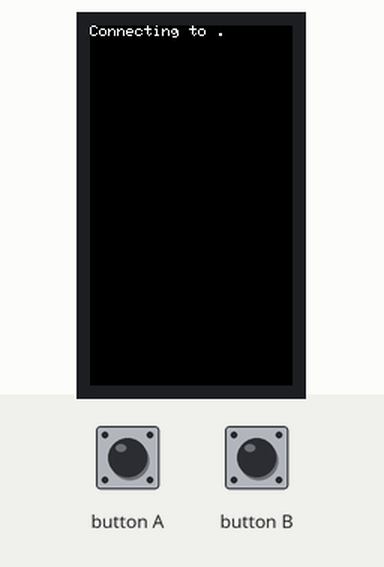
Recording of a program running on a simulated ESP32. Shown: 135×240 colour display. The inputs (shaded band) are chosen by the test bench. WiFi joins after 1.5 s; servers stay silent unless stated; uploads are accepted with an empty reply; the local clock reads 2024-03-15 10:24:30 at power-on unless the program sets it; web services answer with replies made up by the test bench.

Above: at 0.7 s.
At 3.0 s:
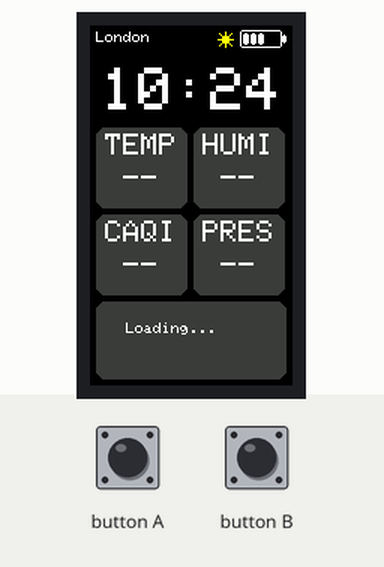
3.1 s: button A pressed for 0.35 s
4.9 s: button A pressed for 1 s
At 31.2 s:
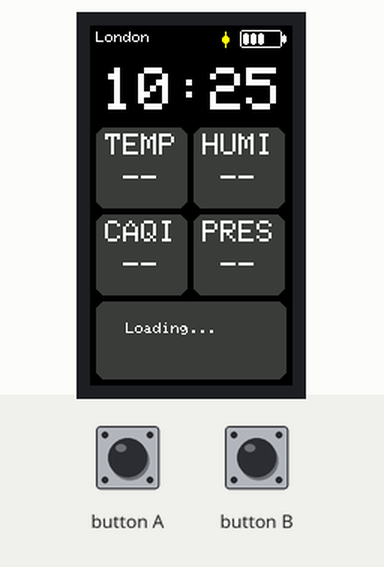
Timing chart, 0 to 31.5 s (numbered marks = the images above; inputs shaded):
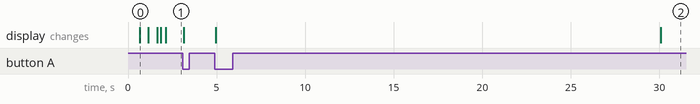

The program:

main.cpp
```cpp
#include <M5StickCPlus.h>
#include <WiFi.h>
#include <HTTPClient.h>
#include <ArduinoJson.h>
#include <time.h>
#include "secrets.h"

float airlyLat = 0;
float airlyLng = 0;
String cityName = "";
bool locationResolved = false;

const char* ntpServer = "pool.ntp.org";
const long gmtOffset_sec = 3600;
const int daylightOffset_sec = 3600;

bool firstRun = true;
TFT_eSprite Disbuff = TFT_eSprite(&M5.Lcd);

unsigned long loopTime, startTime = 0;

HTTPClient http;

float caqi = 0, pm25 = 0, pm10 = 0;
float pressure = 0, humidity = 0, temperature = 0;
int caqiR = 255, caqiG = 255, caqiB = 255;
String caqiLevel = "";

bool screenChanged = true;
int lastMinute = -1;
int rateLimitRemaining = -1;
bool dataAvailable = false;

const int brightnessLevels[] = {10, 30, 50, 75, 100};
int brightnessIdx = 4;  // Start at max

void drawSunIcon() {
  int sunX = 90, sunY = 9;
  int r = 6;
  // Clear sun area
  M5.Lcd.fillRect(sunX - r, sunY - r, r * 2 + 1, r * 2 + 1, BLACK);
  // Center circle
  M5.Lcd.fillCircle(sunX, sunY, 2, YELLOW);
  // Draw rays based on brightnessIdx: 0=0, 1=2, 2=4, 3=6, 4=8
  if (brightnessIdx >= 1) {
    // Top + Bottom
    M5.Lcd.drawLine(sunX, sunY - 5, sunX, sunY - 3, YELLOW);
    M5.Lcd.drawLine(sunX, sunY + 3, sunX, sunY + 5, YELLOW);
  }
  if (brightnessIdx >= 2) {
    // Left + Right
    M5.Lcd.drawLine(sunX - 5, sunY, sunX - 3, sunY, YELLOW);
    M5.Lcd.drawLine(sunX + 3, sunY, sunX + 5, sunY, YELLOW);
  }
  if (brightnessIdx >= 3) {
    // Top-left + Bottom-right
    M5.Lcd.drawLine(sunX - 4, sunY - 4, sunX - 2, sunY - 2, YELLOW);
    M5.Lcd.drawLine(sunX + 2, sunY + 2, sunX + 4, sunY + 4, YELLOW);
  }
  if (brightnessIdx >= 4) {
    // Top-right + Bottom-left
    M5.Lcd.drawLine(sunX + 2, sunY - 2, sunX + 4, sunY - 4, YELLOW);
    M5.Lcd.drawLine(sunX - 4, sunY + 4, sunX - 2, sunY + 2, YELLOW);
  }
}

void drawBatteryIcon() {
  float batV = M5.Axp.GetBatVoltage();
  int batLevel = constrain((int)((batV - 3.2f) / 0.9f * 5), 0, 5);
  int batX = 100, batY = 3;
  M5.Lcd.drawRoundRect(batX, batY, 28, 12, 2, WHITE);
  M5.Lcd.fillRoundRect(batX + 28, batY + 3, 3, 6, 1, WHITE);
  for (int i = 0; i < batLevel; i++) {
    uint16_t barColor;
    if (batLevel == 1) barColor = RED;
    else if (batLevel == 2) barColor = YELLOW;
    else barColor = WHITE;
    M5.Lcd.fillRoundRect(batX + 2 + i * 5, batY + 2, 4, 8, 1, barColor);
  }
}

void fetchLocation() {
  if (WiFi.status() != WL_CONNECTED) return;

  HTTPClient locHttp;
  locHttp.begin("http://ip-api.com/json/?fields=lat,lon,city");
  int httpCode = locHttp.GET();

  if (httpCode == HTTP_CODE_OK) {
    String payload = locHttp.getString();
    JsonDocument doc;
    DeserializationError err = deserializeJson(doc, payload);
    if (!err) {
      airlyLat = doc["lat"].as<float>();
      airlyLng = doc["lon"].as<float>();
      cityName = doc["city"].as<String>();
      locationResolved = true;
      M5.Lcd.println("Location: " + cityName);
    }
  }
  locHttp.end();

  if (!locationResolved) {
    M5.Lcd.println("Location lookup failed");
  }
}

void setup() {
  M5.begin();
  M5.Lcd.setRotation(0);
  M5.Lcd.setTextSize(1);

  M5.Lcd.printf("Connecting to %s", ssid);
  WiFi.begin(ssid, password);

  while (WiFi.status() != WL_CONNECTED) {
    delay(500);
    M5.Lcd.print(".");
  }
  M5.Lcd.println("\nCONNECTED!");
  M5.Lcd.println(WiFi.localIP());

  configTime(gmtOffset_sec, daylightOffset_sec, ntpServer);
  M5.Axp.ScreenBreath(brightnessLevels[brightnessIdx]);

  fetchLocation();
}

float getValueByName(JsonArray values, const char* name) {
  for (JsonObject v : values) {
    if (strcmp(v["name"], name) == 0) {
      return v["value"].as<float>();
    }
  }
  return 0;
}

void fetchAirQuality() {
  loopTime = millis();
  if (firstRun || (loopTime - startTime) >= 900000) {
    if (WiFi.status() != WL_CONNECTED) return;
    if (!locationResolved) { fetchLocation(); if (!locationResolved) return; }

    String url = String("https://airapi.airly.eu/v2/measurements/point?lat=") + String(airlyLat, 6) + "&lng=" + String(airlyLng, 6);
    http.begin(url);
    http.addHeader("apikey", apikey);
    const char* collectHeaders[] = {"X-RateLimit-Remaining-Day"};
    http.collectHeaders(collectHeaders, 1);
    int httpCode = http.GET();

    if (http.hasHeader("X-RateLimit-Remaining-Day")) {
      rateLimitRemaining = http.header("X-RateLimit-Remaining-Day").toInt();
    }

    if (httpCode == HTTP_CODE_OK) {
      String payload = http.getString();
      JsonDocument doc;
      DeserializationError err = deserializeJson(doc, payload);
      if (err) {
        http.end();
        return;
      }

      JsonArray values = doc["current"]["values"].as<JsonArray>();
      pm25 = getValueByName(values, "PM25");
      pm10 = getValueByName(values, "PM10");
      pressure = getValueByName(values, "PRESSURE");
      humidity = getValueByName(values, "HUMIDITY");
      temperature = getValueByName(values, "TEMPERATURE");

      JsonObject index = doc["current"]["indexes"][0];
      caqi = index["value"].as<float>();
      caqiLevel = index["level"].as<String>();
      const char* color = index["color"];

      if (color && strlen(color) >= 2) {
        long number = (long)strtol(&color[1], NULL, 16);
        caqiR = number >> 16;
        caqiG = (number >> 8) & 0xFF;
        caqiB = number & 0xFF;
      }

      startTime = loopTime;
      firstRun = false;
      dataAvailable = true;
      screenChanged = true;
    } else {
      if (httpCode == 429 && !dataAvailable) {
        screenChanged = true;
      }
      firstRun = false;
      startTime = loopTime;
    }
    http.end();
  }
}

void drawClock() {
  M5.Lcd.fillRect(8, 28, 120, 32, BLACK);
  struct tm timeinfo;
  if (getLocalTime(&timeinfo)) {
    M5.Lcd.setTextSize(4);
    M5.Lcd.setTextColor(WHITE, BLACK);
    M5.Lcd.setCursor(8, 28);
    M5.Lcd.printf("%02d:%02d", timeinfo.tm_hour, timeinfo.tm_min);
  }
}

void displayAirScreen() {
  // Screen is 135x240 in portrait (rotation 0)
  M5.Lcd.fillScreen(BLACK);

  // --- Title ---
  M5.Lcd.setTextSize(1);
  M5.Lcd.setTextColor(WHITE);
  M5.Lcd.setCursor(4, 4);
  if (cityName.length() > 0) {
    M5.Lcd.print(cityName);
  } else {
    M5.Lcd.print("AIR QUALITY");
  }

  drawSunIcon();
  drawBatteryIcon();

  // --- Large clock ---
  drawClock();

  if (!dataAvailable) {
    // Show placeholders
    const int m = 4;
    const int gap = 4;
    const int tileW = (135 - 2 * m - gap) / 2;
    const int tileH = 54;
    const int r = 6;
    const int leftX = m;
    const int rightX = m + tileW + gap;
    const int row1Y = 68;
    const int row2Y = row1Y + tileH + gap;
    uint16_t gray = M5.Lcd.color565(60, 60, 60);

    M5.Lcd.fillRoundRect(leftX, row1Y, tileW, tileH, r, gray);
    M5.Lcd.fillRoundRect(rightX, row1Y, tileW, tileH, r, gray);
    M5.Lcd.fillRoundRect(leftX, row2Y, tileW, tileH, r, gray);
    M5.Lcd.fillRoundRect(rightX, row2Y, tileW, tileH, r, gray);

    M5.Lcd.setTextColor(WHITE, gray);
    M5.Lcd.setTextSize(2);
    M5.Lcd.setCursor(leftX + 6, row1Y + 4);
    M5.Lcd.print("TEMP");
    M5.Lcd.setCursor(leftX + 18, row1Y + 26);
    M5.Lcd.print("--");

    M5.Lcd.setCursor(rightX + 6, row1Y + 4);
    M5.Lcd.print("HUMI");
    M5.Lcd.setCursor(rightX + 18, row1Y + 26);
    M5.Lcd.print("--");

    M5.Lcd.setCursor(leftX + 6, row2Y + 4);
    M5.Lcd.print("CAQI");
    M5.Lcd.setCursor(leftX + 18, row2Y + 26);
    M5.Lcd.print("--");

    M5.Lcd.setCursor(rightX + 6, row2Y + 4);
    M5.Lcd.print("PRES");
    M5.Lcd.setCursor(rightX + 18, row2Y + 26);
    M5.Lcd.print("--");

    const int botY = row2Y + tileH + gap;
    const int botW = 135 - 2 * m;
    const int botH = 240 - botY - m;
    M5.Lcd.fillRoundRect(leftX, botY, botW, botH, r, gray);
    M5.Lcd.setTextColor(WHITE);
    M5.Lcd.setTextSize(1);
    if (rateLimitRemaining == 0) {
      M5.Lcd.setCursor(leftX + 12, botY + 8);
      M5.Lcd.print("RATE LIMIT REACHED");
      M5.Lcd.setCursor(leftX + 12, botY + 24);
      M5.Lcd.print("Try again tomorrow");
    } else {
      M5.Lcd.setCursor(leftX + 20, botY + 14);
      M5.Lcd.print("Loading...");
    }
    return;
  }

  // --- Tile layout ---
  const int m = 4;
  const int gap = 4;
  const int tileW = (135 - 2 * m - gap) / 2;
  const int tileH = 54;
  const int r = 6;
  const int leftX = m;
  const int rightX = m + tileW + gap;
  const int row1Y = 68;
  const int row2Y = row1Y + tileH + gap;

  // Draw all blue tiles first
  M5.Lcd.fillRoundRect(leftX, row1Y, tileW, tileH, r, BLUE);
  M5.Lcd.fillRoundRect(rightX, row1Y, tileW, tileH, r, BLUE);
  M5.Lcd.fillRoundRect(leftX, row2Y, tileW, tileH, r, BLUE);
  M5.Lcd.fillRoundRect(rightX, row2Y, tileW, tileH, r, BLUE);

  // Row 1: TEMP | HUMID
  M5.Lcd.setTextColor(WHITE, BLUE);
  M5.Lcd.setTextSize(2);
  M5.Lcd.setCursor(leftX + 6, row1Y + 8);
  M5.Lcd.print("TEMP");
  M5.Lcd.setTextSize(2);
  M5.Lcd.setCursor(leftX + 8, row1Y + 30);
  M5.Lcd.printf("%.0f", temperature);

  M5.Lcd.setTextSize(2);
  M5.Lcd.setCursor(rightX + 2, row1Y + 8);
  M5.Lcd.print("HUMID");
  M5.Lcd.setTextSize(2);
  M5.Lcd.setCursor(rightX + 8, row1Y + 30);
  M5.Lcd.printf("%.0f", humidity);

  // Row 2: CAQI | PRES
  M5.Lcd.setTextSize(2);
  M5.Lcd.setCursor(leftX + 6, row2Y + 8);
  M5.Lcd.print("CAQI");
  M5.Lcd.setTextSize(2);
  M5.Lcd.setCursor(leftX + 8, row2Y + 30);
  M5.Lcd.printf("%.0f", caqi);

  M5.Lcd.setTextSize(2);
  M5.Lcd.setCursor(rightX + 6, row2Y + 8);
  M5.Lcd.print("PRES");
  M5.Lcd.setTextSize(2);
  M5.Lcd.setCursor(rightX + 4, row2Y + 30);
  M5.Lcd.printf("%.0f", pressure);

  // --- Bottom bar: AIR POLLUTION + level ---
  const int botY = row2Y + tileH + gap;
  const int botW = 135 - 2 * m;
  const int botH = 240 - botY - m;
  M5.Lcd.fillRoundRect(leftX, botY, botW, botH, r, BLUE);

  M5.Lcd.setTextColor(WHITE);
  M5.Lcd.setTextSize(1);
  int labelW = 13 * 6;
  M5.Lcd.setCursor(leftX + (botW - labelW) / 2, botY + 8);
  M5.Lcd.print("AIR POLLUTION");

  M5.Lcd.setTextColor(Disbuff.color565(caqiR, caqiG, caqiB));
  M5.Lcd.setTextSize(2);
  int levelW = caqiLevel.length() * 12;
  M5.Lcd.setCursor(leftX + (botW - levelW) / 2, botY + 24);
  M5.Lcd.print(caqiLevel);
}


void loop() {
  M5.update();

  // Button A adjusts brightness
  if (M5.BtnA.wasPressed()) {
    brightnessIdx = (brightnessIdx + 1) % 5;
    M5.Axp.ScreenBreath(brightnessLevels[brightnessIdx]);
    drawSunIcon();
  }

  fetchAirQuality();
  struct tm t;
  if (getLocalTime(&t)) {
    if (t.tm_min != lastMinute) {
      lastMinute = t.tm_min;
      drawClock();
    }
  }
  if (screenChanged) {
    displayAirScreen();
    screenChanged = false;
  }

  delay(100);
}
```

secrets.h
```cpp
#ifndef SECRETS_H
#define SECRETS_H

const char* ssid = "";
const char* password = "";
const char* apikey = "";

#endif
```

Measured:
- after the input at 4.9 s, the display: first changes after 0.05 s (image 2 shows a later state)
